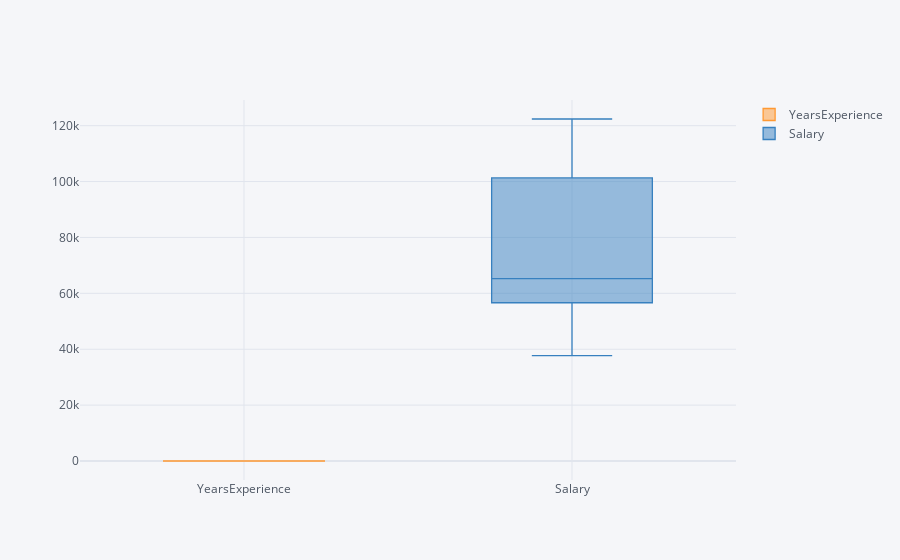

Here is the notebook cell this chart was saved with:
### Code cell
df.iplot(kind= "box")

### Figure 1 — Plotly figure (JSON) as saved in the notebook; plotly's stock layout.template omitted (floating-point values rounded to 4 significant figures)
{"data": [{"boxpoints": false, "line": {"width": 1.3}, "marker": {"color": "rgba(255, 153, 51, 1.0)"}, "name": "YearsExperience", "orientation": "v", "type": "box", "y": [1.1, 1.3, 1.5, 2, 2.2, 2.9, 3, 3.2, 3.2, 3.7, 3.9, 4, 4, 4.1, 4.5, 4.9, 5.1, 5.3, 5.9, 6, 6.8, 7.1, 7.9, 8.2, 8.7, 9, 9.5, 9.6, 10.3, 10.5]}, {"boxpoints": false, "line": {"width": 1.3}, "marker": {"color": "rgba(55, 128, 191, 1.0)"}, "name": "Salary", "orientation": "v", "type": "box", "y": [39343, 46205, 37731, 43525, 39891, 56642, 60150, 54445, 64445, 57189, 63218, 55794, 56957, 57081, 61111, 67938, 66029, 83088, 81363, 93940, 91738, 98273, 101302, 113812, 109431, 105582, 116969, 112635, 122391, 121872]}], "layout": {"legend": {"bgcolor": "#F5F6F9", "font": {"color": "#4D5663"}}, "paper_bgcolor": "#F5F6F9", "plot_bgcolor": "#F5F6F9", "title": {"font": {"color": "#4D5663"}}, "xaxis": {"gridcolor": "#E1E5ED", "showgrid": true, "tickfont": {"color": "#4D5663"}, "title": {"font": {"color": "#4D5663"}, "text": ""}, "zerolinecolor": "#E1E5ED"}, "yaxis": {"gridcolor": "#E1E5ED", "showgrid": true, "tickfont": {"color": "#4D5663"}, "title": {"font": {"color": "#4D5663"}, "text": ""}, "zerolinecolor": "#E1E5ED"}}}
